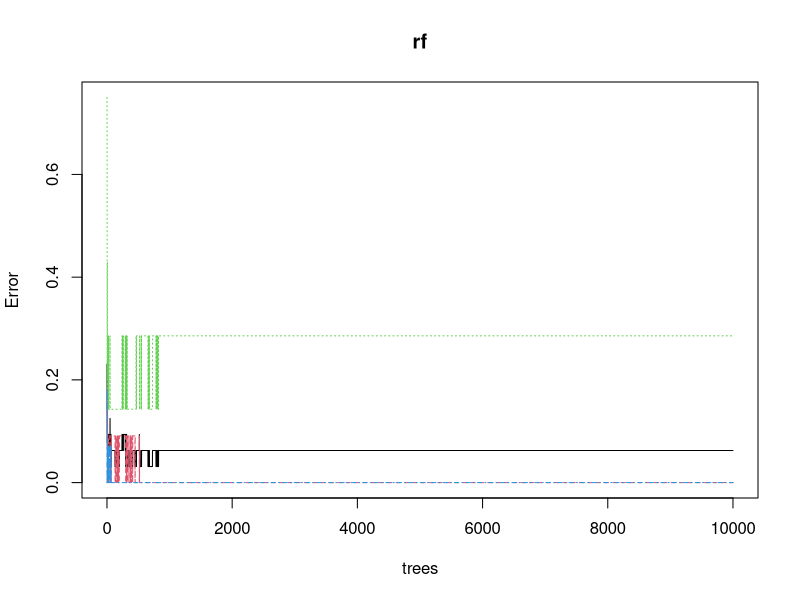
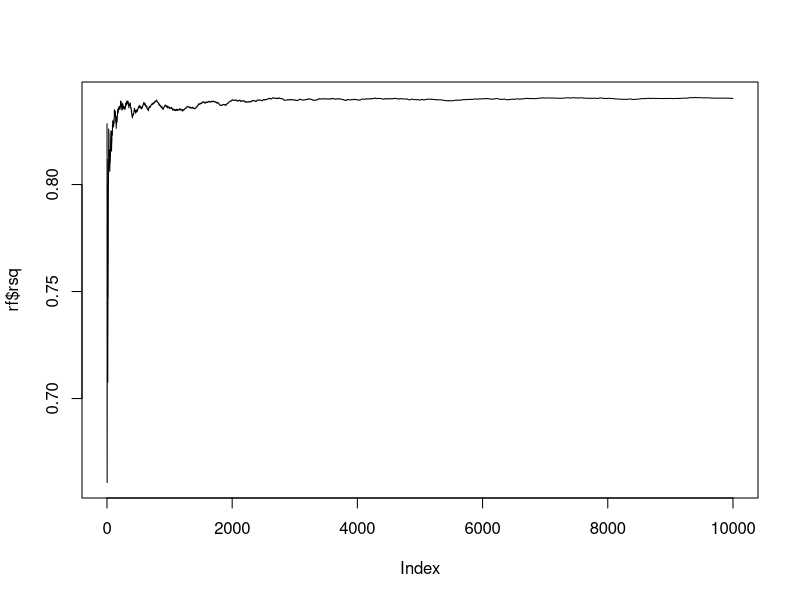
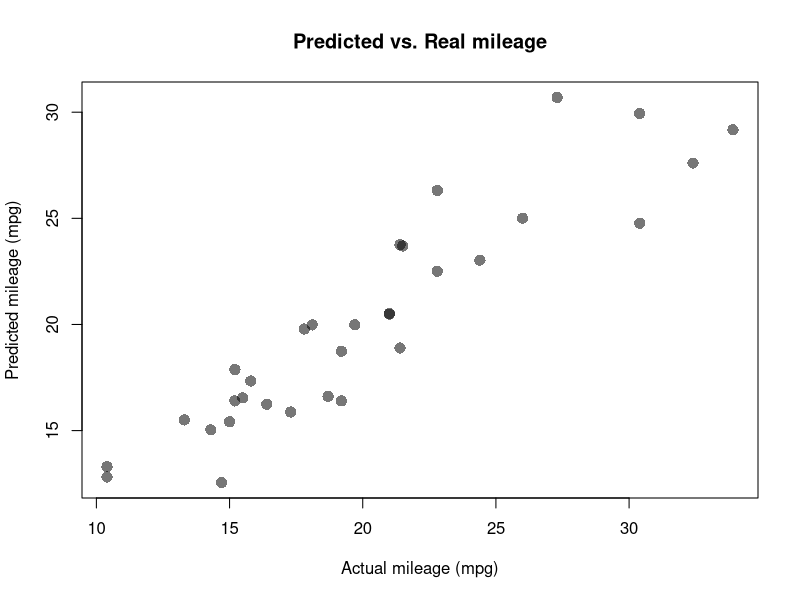

Source code (R) for these figures, in order:
# Clean environment
rm(list=ls())

# Loading libraries
library(randomForest)


##### Predicting number of cylinders
# Load data
data = mtcars[,-2]

# Random Forest on all samples
rf = randomForest(data, as.factor(mtcars$cyl), ntree=10000)

# It is a classification problem (categories)
rf$type

# How good did we do?
plot(rf)
rf$votes

# See how good our prediction is
rf$confusion
prediction = data.frame(mtcars$cyl, as.numeric(as.character(rf$predicted)))
prediction = data.frame(prediction, prediction[,1] == prediction[,2])
row.names(prediction) = row.names(mtcars)
names(prediction) = c("Real", "Predicted", "Correct")
prediction
mean(prediction[,3])

# Find the important factors
rf$importance
importance = data.frame(rf$importance[order(rf$importance, decreasing=T),])
names(importance) = "Importance"
importance



##### Predicting gas consumption
# Load data
data = mtcars[,-1]

# Random Forest on all samples
rf = randomForest(data, mtcars$mpg, ntree=10000)

# It is a regression problem
rf$type

# Proportion of explained variance
plot(rf$rsq, type='l')

# See how good our prediction is
plot(mtcars$mpg, rf$predicted, pch=16, cex=1.5, col="#00000088", main="Predicted vs. Real mileage", ylab="Predicted mileage (mpg)", xlab="Actual mileage (mpg)")

# Find the important factors
sort(rf$importance[,1], decreasing=T)

